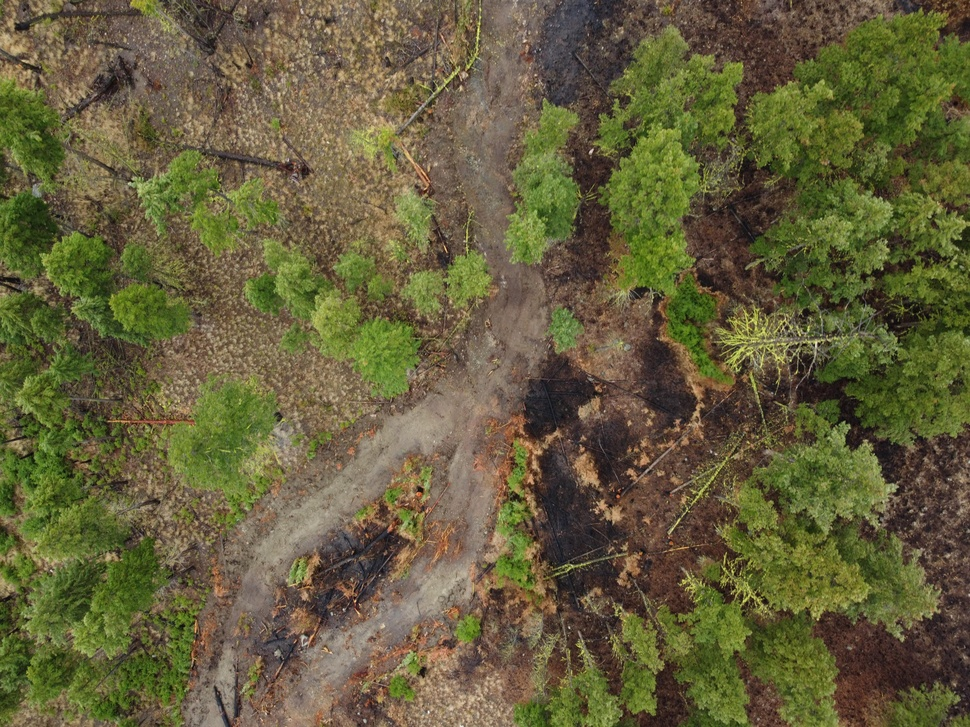
#> input picture dataset_samples/nadirimage.jpg, 970 x 727 px, shrunk from 4000 x 3000 before the run
$ python -i hotspot_utils.py   (imports and definitions only)
#> lines starting #> are read from the running program, lines starting #| are printed output that depends on the picture; after the words box and inside, x2 and y2 are one past the last pixel; in counts of white or black regions, pixels touching at a corner belong together
import cv2
import numpy as np
import xml.etree.ElementTree as ET
from xml.dom import minidom

def normalize_contour(contour, width, height):
    return [(point[0][0] / width, point[0][1] / height) for point in contour]

# Function to create a Marzipano-compatible hotspot for a polygon
def create_marzipano_polygon_hotspot(polygon, name, fillcolor, bordercolor):
    hotspot = ET.Element("hotspot")
    hotspot.set("name", name)
    hotspot.set("keep", "false")
    hotspot.set("zorder", "0")
    hotspot.set("fillcolor", fillcolor)  # Dynamic fill color
    hotspot.set("fillalpha", "0.5")      # Example alpha
    hotspot.set("bordercolor", bordercolor)  # Dynamic border color
    hotspot.set("borderwidth", "3.0")       # Example border width
    hotspot.set("visible", "true")
    hotspot.set("enabled", "true")

    # Add points to the hotspot
    for x, y in polygon:
        point = ET.SubElement(hotspot, "point")
        ath = str(x * 360 - 180)  # Convert x from [0, 1] to [-180, 180]
        atv = str(-90 + y * 180)  # Convert y from [0, 1] to [-90, 90]
        point.set("ath", ath)
        point.set("atv", atv)

    return hotspot

# Function to convert polygons to Marzipano-compatible XML
def polygons_to_marzipano_xml(yellow_polygons, red_polygons, brown_polygons):
    root = ET.Element("hotspots")

    # Add yellow polygons with yellow color
    for i, polygon in enumerate(yellow_polygons):
        hotspot = create_marzipano_polygon_hotspot(polygon, f"yellow_{i+1}", "#FFFF00", "#FFFF00")
        root.append(hotspot)

    # Add red polygons with red color
    for i, polygon in enumerate(red_polygons):
        hotspot = create_marzipano_polygon_hotspot(polygon, f"red_{i+1}", "#FF0000", "#FF0000")
        root.append(hotspot)

    # Add brown polygons with brown color
    for i, polygon in enumerate(brown_polygons):
        hotspot = create_marzipano_polygon_hotspot(polygon, f"brown_{i+1}", "#8B4513", "#8B4513")
        root.append(hotspot)

    # Convert to string and pretty-print
    xml_str = ET.tostring(root, encoding="unicode")
    pretty_xml = minidom.parseString(xml_str).toprettyxml(indent="  ")

    return pretty_xml

# Function to generate hotspots XML and visualize the masks
def generate_hotspots_and_visualize(image_path, output_xml_path):

#> called with image_path = '../../../dataset_samples/nadirimage.jpg', output_xml_path = 'out.png'
    image = cv2.imread(image_path)
#> image is the input picture: shape (727, 970, 3); mean B, G, R 60.1, 94.9, 100.6

    # Convert to HSV for color segmentation
    hsv = cv2.cvtColor(image, cv2.COLOR_BGR2HSV)
#> hsv: shape (727, 970, 3); mean H, S, V 27, 113, 105.6

    # Define color ranges for yellow, red, and brown masks in HSV
    yellow_lower = np.array([25, 40, 40])  # Example range for yellow
    yellow_upper = np.array([35, 255, 255])
    red_lower1 = np.array([0, 40, 40])    # Red has two ranges (low and high)
    red_upper1 = np.array([10, 255, 255])
    red_lower2 = np.array([160, 40, 40])
    red_upper2 = np.array([180, 255, 255])
    brown_lower = np.array([10, 40, 40])  # Example range for brown
    brown_upper = np.array([20, 255, 200])

    # Create masks for yellow, red, and brown
    yellow_mask = cv2.inRange(hsv, yellow_lower, yellow_upper)
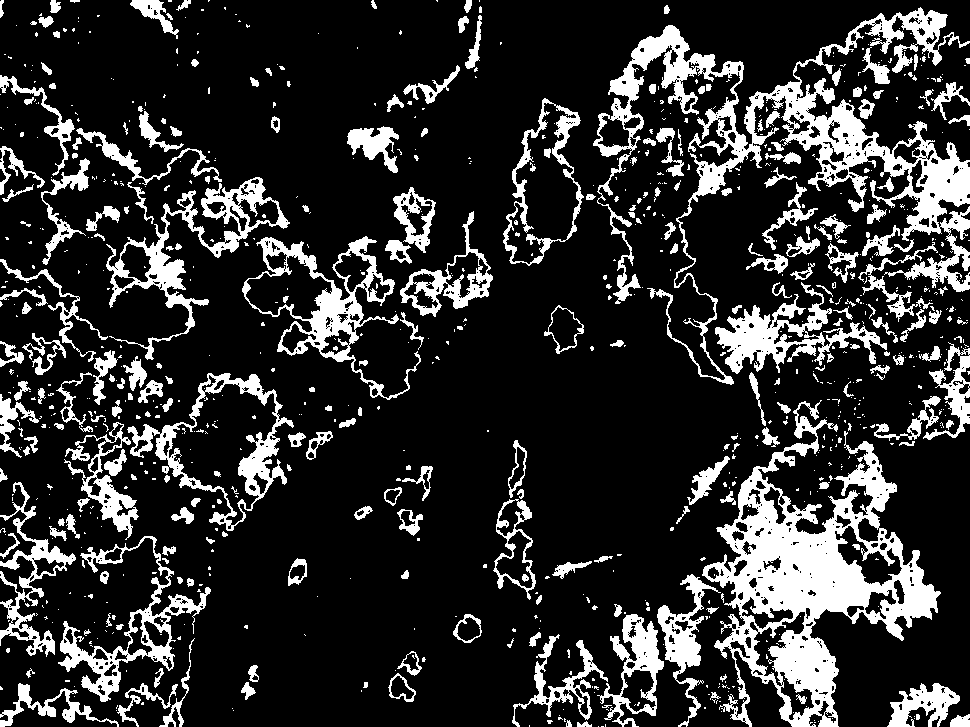
#> yellow_mask: shape (727, 970); 18.6% white; 909 white regions (656 under 20 px), largest, box (x1, y1, x2, y2) and area: (702, 400, 941, 727) 25318, (593, 7, 970, 385) 23622, (106, 177, 290, 360) 5455
    red_mask1 = cv2.inRange(hsv, red_lower1, red_upper1)
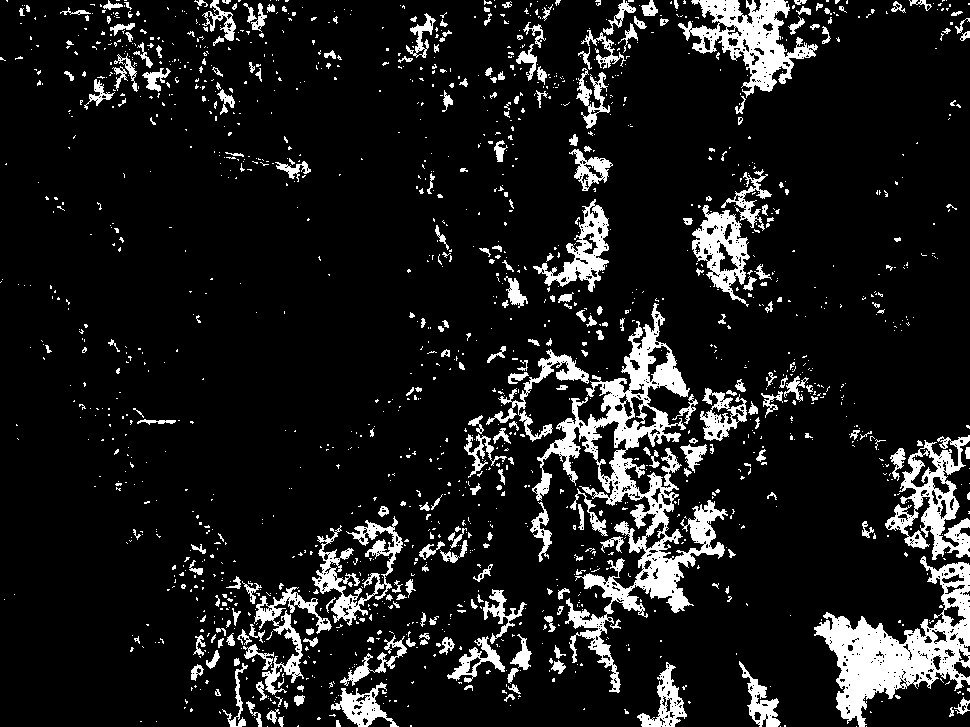
#> red_mask1: shape (727, 970); 11.3% white; 1586 white regions (1299 under 20 px), largest, box (x1, y1, x2, y2) and area: (532, 303, 728, 693) 15578, (814, 556, 970, 727) 9658, (678, 0, 818, 98) 5148
    red_mask2 = cv2.inRange(hsv, red_lower2, red_upper2)
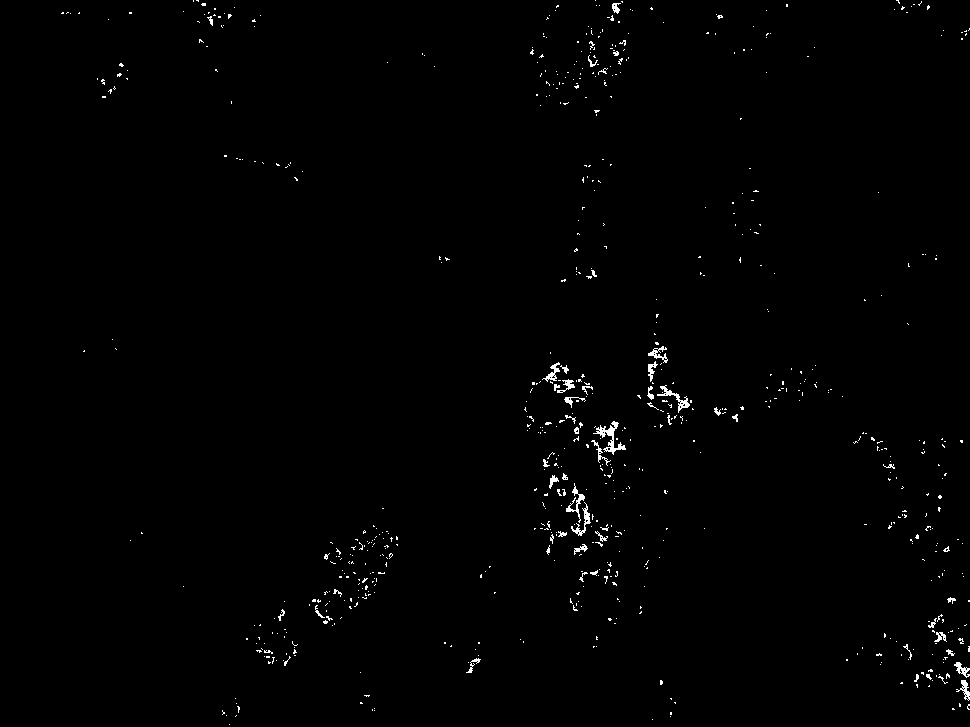
#> red_mask2: shape (727, 970); 0.77% white in thin lines or dots
    red_mask = cv2.bitwise_or(red_mask1, red_mask2)  # Combine red ranges
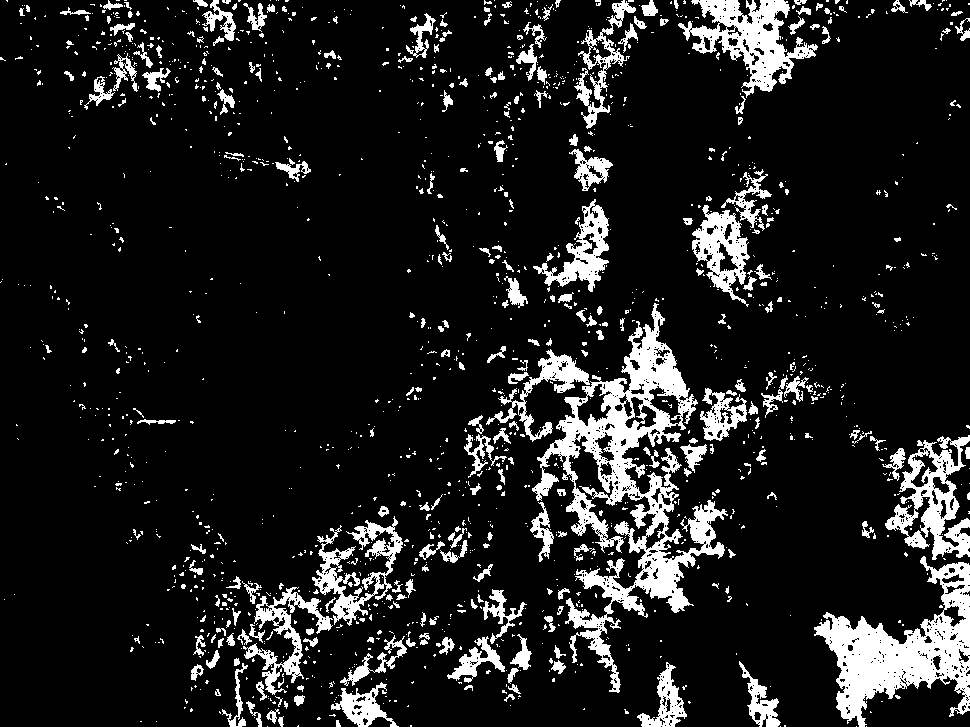
#> red_mask: shape (727, 970); 12.1% white; 1554 white regions (1271 under 20 px), largest, box (x1, y1, x2, y2) and area: (532, 303, 728, 693) 18471, (814, 556, 970, 727) 10514, (678, 0, 818, 98) 5198
    brown_mask = cv2.inRange(hsv, brown_lower, brown_upper)
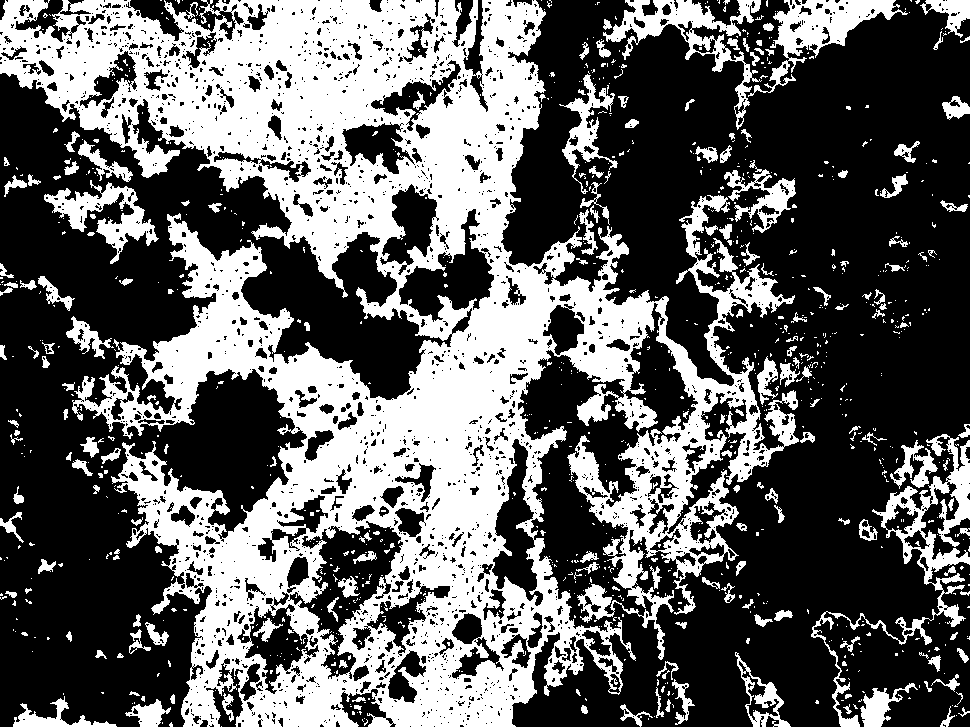
#> brown_mask: shape (727, 970); 38.2% white; 984 white regions (791 under 20 px)

    # Find contours for yellow, red, and brown masks
    yellow_contours, _ = cv2.findContours(yellow_mask, cv2.RETR_EXTERNAL, cv2.CHAIN_APPROX_SIMPLE)
#> yellow_contours = 841 contours, 650 with area under 20; largest, box (x1, y1, x2, y2) and area: (702, 400, 941, 727) 31277, (593, 7, 970, 385) 24022, (127, 373, 294, 531) 12032, (242, 236, 421, 400) 10150, (503, 98, 584, 266) 7941
    red_contours, _ = cv2.findContours(red_mask, cv2.RETR_EXTERNAL, cv2.CHAIN_APPROX_SIMPLE)
#> red_contours = 1544 contours, 1364 with area under 20; largest, box (x1, y1, x2, y2) and area: (532, 303, 728, 693) 20182, (814, 556, 970, 727) 11086, (678, 0, 818, 98) 5368, (885, 435, 970, 560) 4704, (692, 205, 750, 307) 2951
    brown_contours, _ = cv2.findContours(brown_mask, cv2.RETR_EXTERNAL, cv2.CHAIN_APPROX_SIMPLE)
#> brown_contours = 830 contours, 700 with area under 20; largest, box (x1, y1, x2, y2) and area: (0, 0, 799, 727) 279362, (811, 434, 970, 727) 5934, (603, 0, 762, 130) 4350, (748, 0, 908, 97) 4280, (44, 180, 159, 264) 2869

    # Image dimensions
    height, width = image.shape[:2]
#> height = 727; width = 970

    # Normalize contours to [0, 1] range
    yellow_polygons = [normalize_contour(cnt, width, height) for cnt in yellow_contours]
#> yellow_polygons = 841 items
    red_polygons = [normalize_contour(cnt, width, height) for cnt in red_contours]
#> red_polygons = 1544 items
    brown_polygons = [normalize_contour(cnt, width, height) for cnt in brown_contours]
#> brown_polygons = 830 items

    # Combine polygons and generate the XML
    marzipano_xml = polygons_to_marzipano_xml(yellow_polygons, red_polygons, brown_polygons)
#> the loop in polygons_to_marzipano_xml, `for i, polygon in enumerate(yellow_polygons):` made 841 passes
#> polygon on passes 1 to 3: [(0.62, 0.999), (0.622, 0.999)], [(0.616, 0.999)], [(0.545, 0.997), (0.545, 0.999)]
#> the loop in polygons_to_marzipano_xml, `for i, polygon in enumerate(red_polygons):` made 1544 passes
#> polygon on passes 1 to 3: [(0.893, 0.999)], [(0.882, 0.999)], [(0.804, 0.999)]
#> the loop in polygons_to_marzipano_xml, `for i, polygon in enumerate(brown_polygons):` made 830 passes
#> polygon on passes 1, 3, 6: [(0.228, 0.999)], [(0.167, 0.993), (0.167, 0.994)], [(0.668, 0.988), (0.668, 0.989)]

   # Save XML
    with open(output_xml_path, "w") as xml_file:
        xml_file.write(marzipano_xml)

    print(f"Hotspots XML saved to: {output_xml_path}")

>>> result = generate_hotspots_and_visualize('../../../dataset_samples/nadirimage.jpg', 'out.png')

$ run again, on dataset_samples/Beetle-Fire Tree.PNG
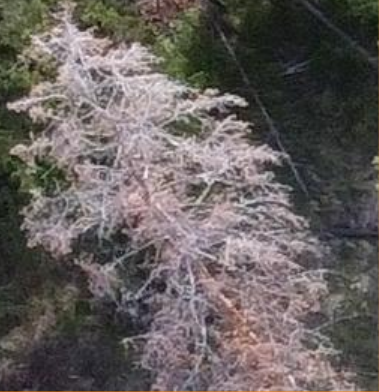
#> input picture dataset_samples/Beetle-Fire Tree.PNG, 379 x 392 px
#> in generate_hotspots_and_visualize, image is the input picture: shape (392, 379, 3); mean B, G, R 93.9, 95.7, 101.9
#> hsv: shape (392, 379, 3); mean H, S, V 90.2, 34.3, 103.7
#> in generate_hotspots_and_visualize, `yellow_mask = cv2.inRange(hsv, yellow_lower, yellow_upper)`:
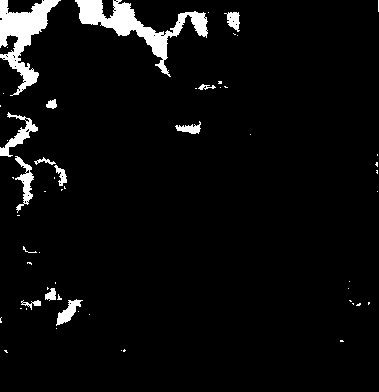
#> yellow_mask: shape (392, 379); 4.7% white; 58 white regions (44 under 20 px), largest, box (x1, y1, x2, y2) and area: (75, 0, 208, 77) 2593, (0, 0, 61, 96) 2232, (0, 112, 38, 157) 468
#> red_mask1: shape (392, 379); 3% white; 108 white regions (84 under 20 px), largest, box (x1, y1, x2, y2) and area: (217, 289, 274, 363) 2017, (140, 0, 201, 24) 732, (266, 371, 287, 391) 342
#> red_mask2: shape (392, 379); 3.1% white; 171 white regions (132 under 20 px), largest, box (x1, y1, x2, y2) and area: (229, 351, 284, 391) 853, (128, 176, 151, 229) 491, (210, 286, 227, 320) 291
#> red_mask: shape (392, 379); 6.1% white; 231 white regions (181 under 20 px), largest, box (x1, y1, x2, y2) and area: (210, 286, 289, 391) 4103, (140, 0, 201, 24) 732, (128, 176, 151, 229) 491
#> in generate_hotspots_and_visualize, `brown_mask = cv2.inRange(hsv, brown_lower, brown_upper)`:
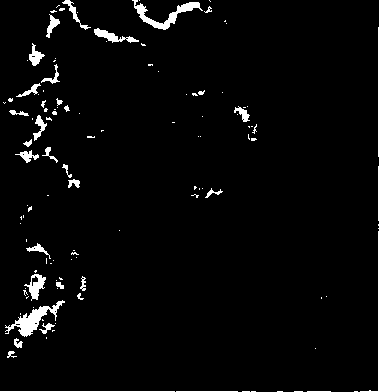
#> brown_mask: shape (392, 379); 3.1% white; 121 white regions (85 under 20 px)
#> yellow_contours = 58 contours, 45 with area under 20; largest, box (x1, y1, x2, y2) and area: (75, 0, 208, 77) 2352, (0, 0, 61, 96) 2039, (0, 112, 38, 157) 392, (15, 156, 34, 213) 332, (56, 299, 83, 326) 252
#> red_contours = 231 contours, 196 with area under 20; largest, box (x1, y1, x2, y2) and area: (210, 286, 289, 391) 3954, (140, 0, 201, 24) 661, (128, 176, 151, 229) 406, (193, 262, 224, 282) 265, (176, 347, 196, 369) 150
#> brown_contours = 121 contours, 98 with area under 20; largest, box (x1, y1, x2, y2) and area: (5, 300, 65, 337) 539, (132, 0, 203, 30) 453, (24, 274, 46, 301) 248, (94, 28, 139, 43) 198, (29, 43, 45, 66) 139
#> yellow_polygons = 58 items
#> red_polygons = 231 items
#> brown_polygons = 121 items
#> the loop in polygons_to_marzipano_xml, `for i, polygon in enumerate(yellow_polygons):` made 58 passes
#> polygon on passes 1, 5, 7, 8, 9, 10, 12, 18: [(0.319, 0.893)], [(0.148, 0.837)], [(0.235, 0.801)], [(0.206, 0.793)], [(0.0686, 0.786), (0.0686, 0.788)], [(0.0528, 0.786), (0.0554, 0.786)], [(0.929, 0.773), (0.931, 0.776), (0.931, 0.773)], [(0.918, 0.735)]
#> the loop in polygons_to_marzipano_xml, `for i, polygon in enumerate(red_polygons):` made 231 passes
#> polygon on passes 2, 4, 5: [(0.81, 0.98)], [(0.865, 0.977), (0.871, 0.977)], [(0.763, 0.977), (0.763, 0.98)]
#> the loop in polygons_to_marzipano_xml, `for i, polygon in enumerate(brown_polygons):` made 121 passes
#> polygon on passes 1 to 8: [(0.934, 0.997), (0.942, 0.997)], [(0.81, 0.997), (0.871, 0.997)], [(0.776, 0.997), (0.797, 0.997)], [(0.731, 0.997), (0.744, 0.997)], [(0.662, 0.997), (0.673, 0.997)], [(0.639, 0.997), (0.657, 0.997)], [(0.464, 0.997), (0.625, 0.997)], [(0, 0.997), (0.459, 0.997)]
